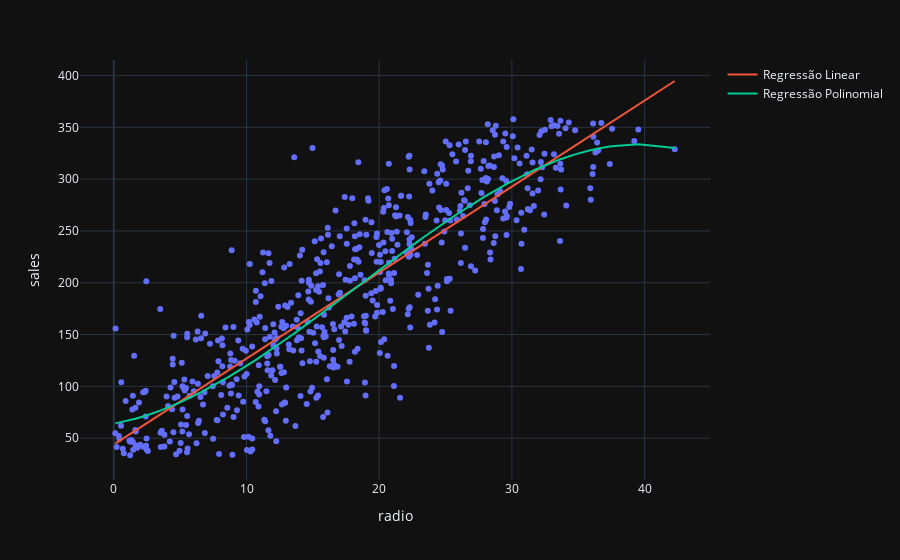

The notebook cell saved with this chart:
### Code cell
fig = px.scatter(data, x='radio', y='sales')
fig.add_trace(go.Scatter(x=data.radio, y=Y_PRED, mode="lines", name="Regressão Linear"))
fig.add_trace(go.Scatter(x=data.radio, y=Y_PRED_POLY, mode="lines", name="Regressão Polinomial"))

### Figure 1 — Plotly figure (JSON) as saved in the notebook; plotly's stock layout.template omitted (floating-point values rounded to 4 significant figures; data arrays with more than 128 entries replaced by an {"elided": "..."} marker saying what was removed)
{"data": [{"hovertemplate": "radio=%{x}<br>sales=%{y}<extra></extra>", "legendgroup": "", "marker": {"color": "#636efa", "symbol": "circle"}, "mode": "markers", "name": "", "orientation": "v", "showlegend": false, "type": "scatter", "x": {"elided": "572 float values"}, "xaxis": "x", "y": {"elided": "572 float values"}, "yaxis": "y"}, {"mode": "lines", "name": "Regressão Linear", "type": "scatter", "x": {"elided": "572 float values"}, "y": {"elided": "572 float values"}}, {"mode": "lines", "name": "Regressão Polinomial", "type": "scatter", "x": {"elided": "572 float values"}, "y": {"elided": "572 float values"}}], "layout": {"legend": {"tracegroupgap": 0}, "margin": {"t": 60}, "xaxis": {"anchor": "y", "domain": [0, 1], "title": {"text": "radio"}}, "yaxis": {"anchor": "x", "domain": [0, 1], "title": {"text": "sales"}}}}
